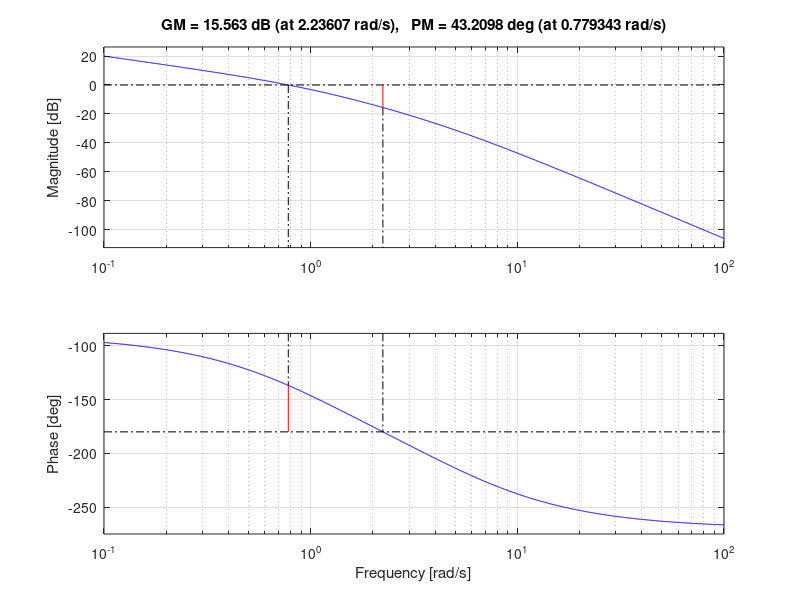
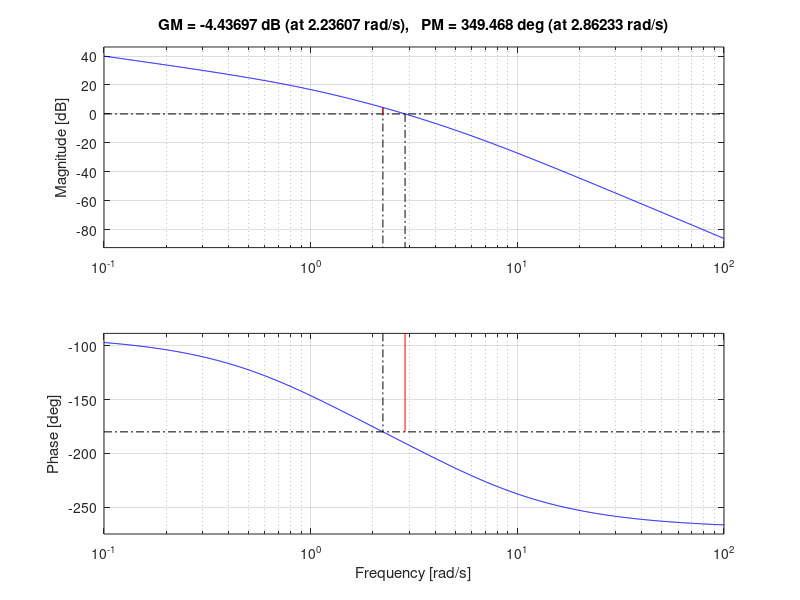

The MATLAB script that drew these images, in order:
 %assign P(s)
K = 10;
Num = 1;
DNum = [0.2 1.2 1 0]; 
MaxMag = 2.5;
P = tf(Num,DNum);
[Gm,Pm,Wcg,Wcp] = margin(P);
display(P);
fprintf("P:\n GM: %f, PM %f, Wcg: %f, Wcp: %f\n",Gm,Pm,Wcg,Wcp);
figure(1);
margin(P);

[Gm,Pm,Wcg,Wcp] = margin(K*P);
display(K*P);
fprintf("K*P:\n GM: %f, PM %f, Wcg: %f, Wcp: %f\n",Gm,Pm,Wcg,Wcp);
figure(2);
margin(K*P);